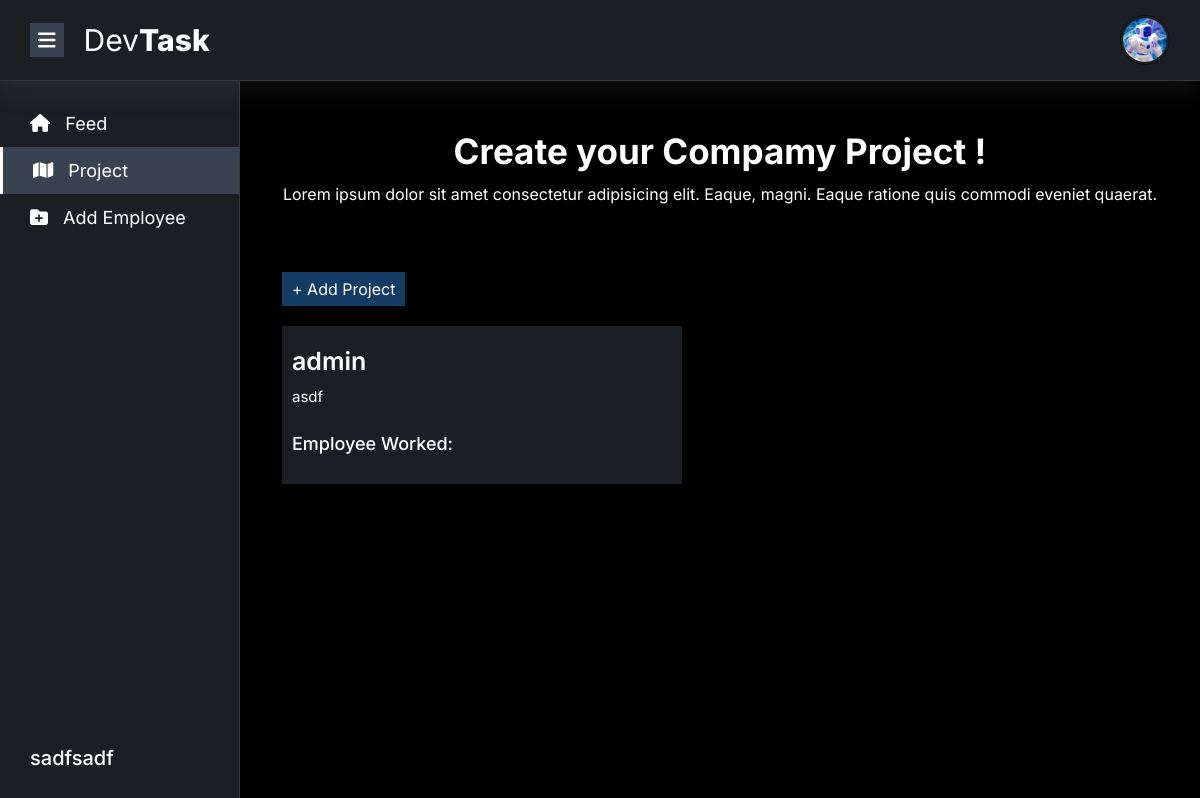
/project/ (signed in), run on an earlier commit of the app's database.
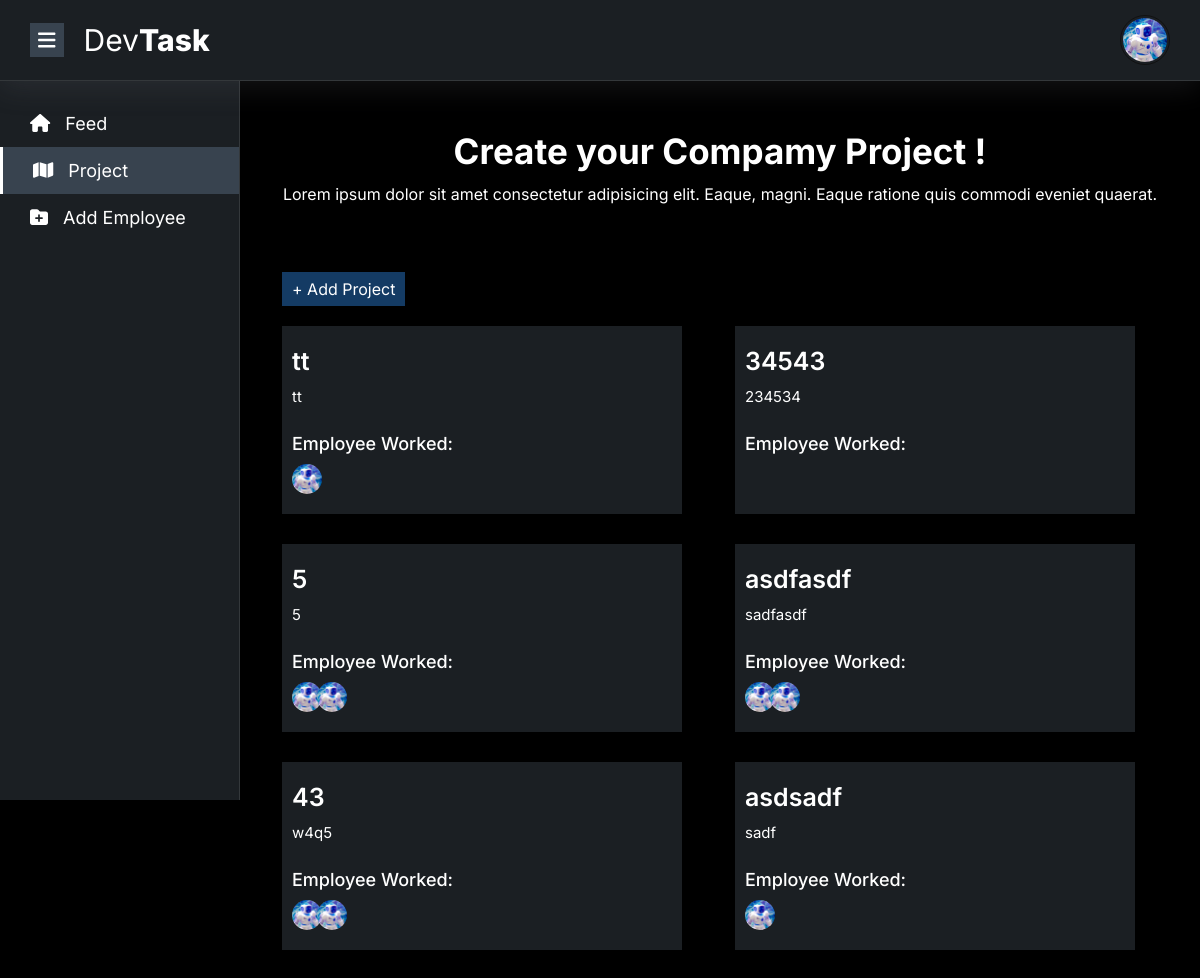
And on a later commit of the database.
### account/models.py (models this page shows, shortened)
class User(AbstractUser):
    ROLE_CHOICES = [
        ('owner', 'Owner'),
        ('manager', 'Manager'),
        ('employee', 'Employee'),
    ]
    role = models.CharField(max_length=20, choices=ROLE_CHOICES, default='owner')
    image = models.ImageField(upload_to='profile/', default='../static/images/bot.jpg')
    company = models.CharField(max_length=255)
    position = models.CharField(max_length=255, blank=True, null=True)

### main/models.py (models this page shows, shortened)
class Project(models.Model):
    slug = AutoSlugField(populate_from='name', unique=True)
    name = models.CharField(max_length=255)
    description = models.TextField(blank=True, null=True)
    employee = models.ManyToManyField(User, related_name="projects")
    user = models.ForeignKey(User, on_delete=models.CASCADE, related_name='created_projects')
    created_at = models.DateTimeField(auto_now_add=True)
    class Meta:
        ordering = ['-created_at']

### main/views.py (the view)
# urls.py: path('project/', views.project, name='project'),
@login_required
def project(request):
    user_company = request.user.company
    projects = Project.objects.filter(user__company=user_company)
    employees = User.objects.filter(role='employee', company=user_company)
    return render(request, 'project.html', {'projects': projects, 'employees': employees})

### templates/project.html (shortened to what this page needs)
{% extends "base.html" %}
{% load static %}
{% block main %}
				<div class="container">
					<div class="row">
						<div class="col-12">
							<div class="add-employee">
								<div class="add-employee-header mb-3">
									<h2>Create your Compamy Project !</h2>
									<p>Lorem ipsum dolor sit amet consectetur adipisicing elit. Eaque, magni. Eaque ratione quis commodi eveniet quaerat.</p>
								</div>
							</div>
						</div>
						<div class="col-12">
							{% if user.role == 'owner' %}
								<div class="add-employee-btn">
									<button data-bs-toggle="modal" data-bs-target="#exampleModal">+ Add Project</button>
								</div>
							{% endif %}
							<div class="project-list">
								{% if projects %}
									{% for project in projects %}
										<div class="single-project-list">
											<h2>
												<a href="{% url 'single-project' project.slug %}">{{ project.name }}</a>
											</h2>
											<p>{{ project.description }}</p>
											<div class="mt-4">
												<h4>Employee Worked:</h4>
												<div class="employee-img-list">
													{% for employee in project.employee.all %}
														<img src="{{ employee.image.url }}" alt="">
													{% endfor %}
												</div>
											</div>
										</div>
									{% endfor %}
								{% else %}
									<div class="single-project-list">
										<p>No Project Found !</p>
									</div>
								{% endif %}
							</div>
						</div>
					</div>
				</div>
	{% endblock main %}

### templates/base.html (shortened to what this page needs)
{% load static %}
<!DOCTYPE html>
<html lang="en">
<head>
	<link rel="stylesheet" type="text/css" href="https://cdn.jsdelivr.net/npm/toastify-js/src/toastify.min.css">
	<link rel="stylesheet" href="{% static 'css/bootstrap.min.css' %}">
	<link rel="stylesheet" href="{% static 'css/all.min.css' %}">
	<link rel="stylesheet" href="{% static 'css/style.css' %}">
	<link rel="stylesheet" href="{% static 'css/responsive.css' %}">
</head>
<body>
	<header>
		<div class="container-custom">
			<div class="row">
				<div class="col-12">
					<div class="header-main">
						<div class="header-left">
							<button id="menu-btn"><i class="fa-solid fa-bars"></i></button>
							<div class="header-logo">
								<a href="{% url 'home' %}">
									<h2>Dev<span>Task</span></h2>
								</a>
							</div>
						</div>
						<div class="header-right d-flex align-items-center gap-1">
							{% if request.user.is_authenticated %}
								<div class="header-profile">
									<img src="{{ request.user.image.url }}" id="profile-open-btn" alt="">
								</div>
							{% else %}
								<div>
									<a href="{% url 'signup' %}" class="primary-button text-white"> Login</a>
								</div>
							{% endif %}
							</div>
						</div>
					</div>
				</div>
			</div>
	</header>
	<section>
		<div class="main-body-layout">
			<aside id="aside" class="width-20">
				<div class="aside-menu-item">
					<ul>
						<li>
							<a href="{% url 'home' %}" {% if request.path == '/' %} class="active" {% endif %}>
								<i class="fa-solid fa-house"></i>
								Feed
							</a>
						</li>
						<li>
							<a href="{% url 'project' %}" {% if request.path == '/project/' %} class="active" {% endif %}>
								<i class="fa-solid fa-map"></i>
								Project
							</a>
						</li>
						{% if user.role == 'owner' %}
							<li>
								<a href="{% url 'employee' %}" {% if request.path == '/employee/' %} class="active" {% endif %}>
									<i class="fa-solid fa-folder-plus"></i>
									Add Employee
								</a>
							</li>
						{% endif %}
					</ul>
				</div>
				<div class="company-name">
					<h2>{{request.user.company}}</h2>
				</div>
			</aside>
			<main id="main" class="margin-20">
				{% block main %}
				{% endblock main %}
			</main>
		</div>
	</section>
</body>
</html>

What changed in the data, as far as the page shows it:
removed Project: name "admin", description "asdf"
changed User (number 1 of 4 on the later page): user.company "sadfsadf" → (not shown)
added Project: name "tt", description "tt"
added User: image (picture), shown under "tt"
added Project: name "34543", description "234534"
added Project: name "5", description "5"
added User: image (picture)
added User: image (picture)
now on this page (row edited): Project: name "asdfasdf", description "sadfasdf"
added Project: name "43", description "w4q5"
added Project: name "asdsadf", description "sadf"
